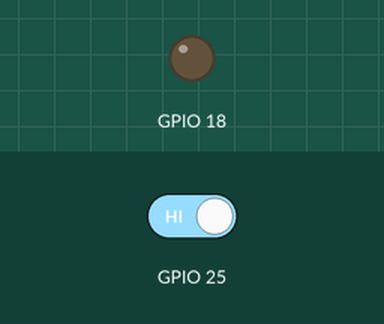
This program was run on a simulated Raspberry Pi (BCM pin numbers). Parts: output pins drawn as LEDs (lit = HIGH). The inputs (shaded band) are chosen by the test bench; at power-on: GPIO 25 HIGH.

Above: at 1.2 s.
1.3 s: GPIO 25 driven LOW
At 1.7 s:
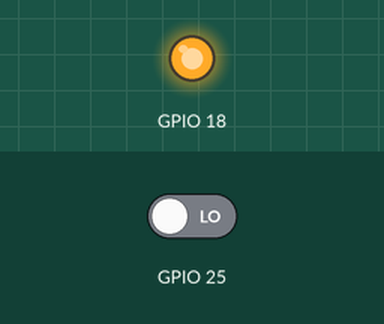
2.8 s: GPIO 25 driven HIGH
At 4.0 s:
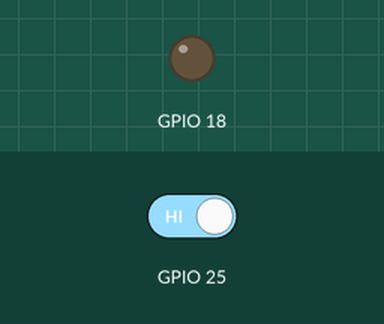
Timing chart, 0 to 5.8 s (numbered marks = the images above; inputs shaded):
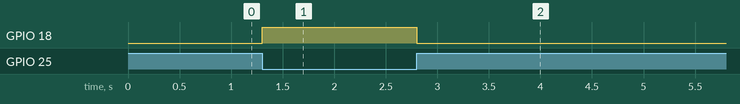

The program:

button.py
```python
#! /usr/bin/python

import RPi.GPIO as GPIO
import time

GPIO.setwarnings(False)
GPIO.setmode(GPIO.BCM)
GPIO.setup(18, GPIO.OUT)
GPIO.setup(25, GPIO.IN)

while True:
    GPIO.output(18, not GPIO.input(25))

        
```

Measured:
- after the input at 1.3 s, GPIO 18: LOW → HIGH at once
- after the input at 2.8 s, GPIO 18: HIGH → LOW at once
